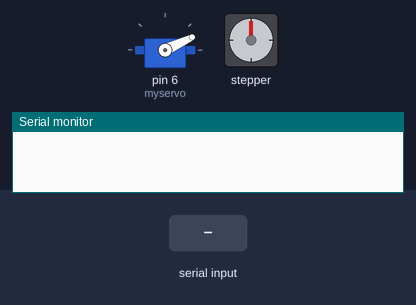
A sketch run on a simulated Arduino Uno, built with avr-gcc and run on an emulated ATmega328P. On the bench: servo, stepper motor, the last lines printed to the serial monitor. The inputs (shaded band) are chosen by the test bench. Stepper angles assume 20 steps per turn.

Above: at 1.2 s.
1.3 s: "e90\n" received over the second serial link
3.4 s: "x90\n" received over the second serial link
4.9 s: "e,45\n" received over the second serial link
At 5.7 s:
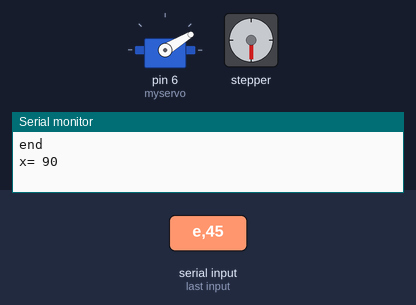
At 6.6 s:
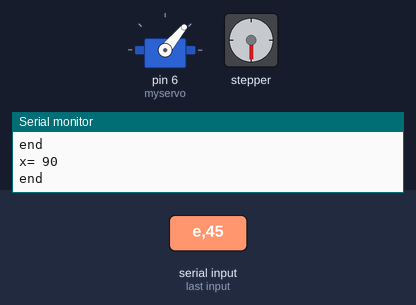
7.9 s: "e" received over the second serial link
At 10.1 s:
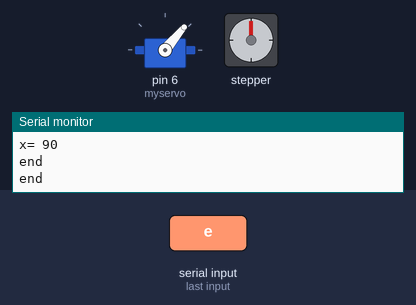
Timing chart, 0 to 11.6 s (numbered marks = the images above; inputs shaded):
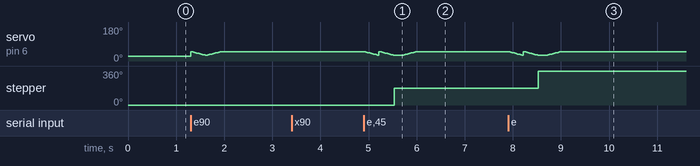

Measured:
- after the input at 4.9 s, stepper: turns 180° clockwise, starting after 0.63 s
- after the input at 7.9 s, stepper: turns 180° clockwise, starting after 0.63 s

The sketch:

cnc.ino
```cpp
#include <Vector.h>
#include <SoftwareSerial.h>
#include <Servo.h>
#include <Stepper.h>

const int stepsPerRevolution = 20;

// Connection pins:
Stepper myStepperX(stepsPerRevolution, 8,9,10,11);
Stepper myStepperY(stepsPerRevolution, 2,3,4,5);

SoftwareSerial mySerial(0 , 1); // RX, TX
char var;
String temp,incomingData;
Vector<double> xReadings;
Vector<double> yReadings;

Servo myservo;  // create servo object to control a servo
// twelve servo objects can be created on most boards

int pos = 0;    // variable to store the servo position

void setup()
{
  mySerial.begin(9600);
  Serial.begin(9600);

  //Servo
  myservo.attach(6);  // attaches the servo on pin 9 to the servo object
  myservo.write(25); // tell servo to go to position in variable 'pos'

 // Stepper
 myStepperY.setSpeed(200);
 myStepperY.setSpeed(200);
}
void loop()
{
  if (mySerial.available())
  {
    var = mySerial.read();
    temp = String(var);
    if(var == 'x')
    {
      xReadings.push_back(incomingData.toInt());
      Serial.println("x= "+incomingData);
      incomingData="";
    }
     else if(var == 'y')
    {
      yReadings.push_back(incomingData.toInt());
      Serial.println("y= "+incomingData);
      incomingData="";
    }
    else if(var == 'e')
    {
      plot();
      //xReadings.clear();
     // yReadings.clear();
      Serial.println("end");
      incomingData="";
    }
    else
    {
      incomingData+=temp;
//    Serial.println(incomingData);
    }
  }
}
void plot()
{
  for (int i =0 ; i <= xReadings.size(); i++)
  {
    //if(i==0)
   //  {
       for (pos = 50; pos >= 30; pos -= 1)
       {
        // in steps of 1 degree
        myservo.write(pos);
        delay(15);
       }
   // }
     if( i==1){
     int xStep = map(xReadings[i],0,1,10,250);
     myStepperX.step(xStep);
       delay(150);
     }
      if( i==2){
     int yStep = map(yReadings[i],0,1,10,250);
     myStepperY.step(yStep);
     delay(150);
      }

       if( i==3){
     int xStep = map(xReadings[i],0,1,10,250);
     myStepperX.step(-xStep);
      delay(150);
     }
      if( i==4){
     int yStep = map(yReadings[i],0,1,10,250);
     myStepperY.step(-yStep);
     delay(150);
      }


  }
  for (pos = 30; pos <= 50; pos += 1)
  {
    // in steps of 1 degree
    myservo.write(pos);
    delay(15);
  }
}
```
